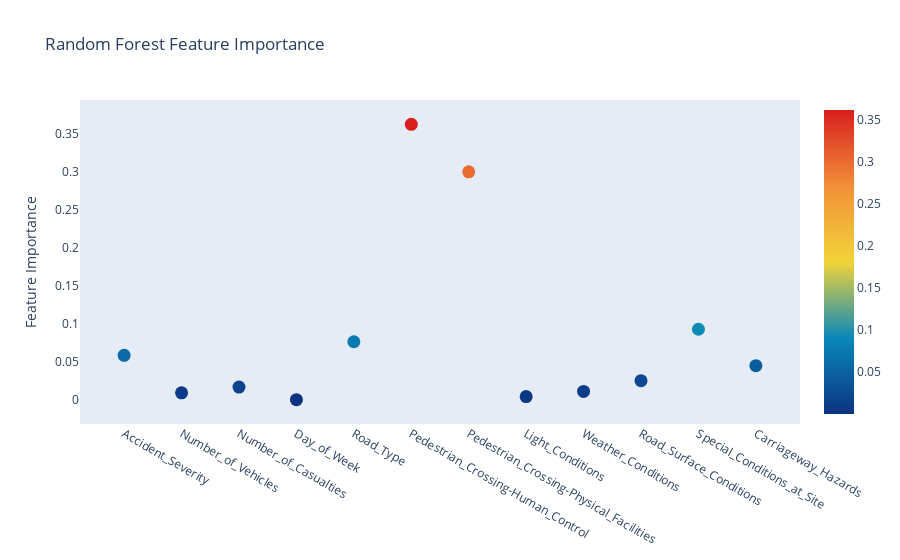

The cell this chart's notebook holds for it:
### Code cell
# Scatter plot 
trace = go.Scatter(
    y = rf.feature_importances_,
    x = accidents_model.columns.values,
    mode='markers',
    marker=dict(
        sizemode = 'diameter',
        sizeref = 1,
        size = 13,
        #size= rf.feature_importances_,
        #color = np.random.randn(500), #set color equal to a variable
        color = rf.feature_importances_,
        colorscale='Portland',
        showscale=True
    ),
    text = accidents_model.columns.values
)
data = [trace]

layout= go.Layout(
    autosize= True,
    title= 'Random Forest Feature Importance',
    hovermode= 'closest',
     xaxis= dict(
         ticklen= 5,
         showgrid=False,
        zeroline=False,
        showline=False
     ),
    yaxis=dict(
        title= 'Feature Importance',
        showgrid=False,
        zeroline=False,
        ticklen= 5,
        gridwidth= 2
    ),
    showlegend= False
)
fig = go.Figure(data=data, layout=layout)
py.iplot(fig,filename='scatter2010')

### Figure 1 — Plotly figure (JSON) as saved in the notebook; plotly's stock layout.template omitted (floating-point values rounded to 4 significant figures)
{"data": [{"marker": {"color": [0.05839, 0.009121, 0.0166, 6.493e-05, 0.07623, 0.3622, 0.2997, 0.004156, 0.01092, 0.02507, 0.09266, 0.04483], "colorscale": [[0, "rgb(12,51,131)"], [0.25, "rgb(10,136,186)"], [0.5, "rgb(242,211,56)"], [0.75, "rgb(242,143,56)"], [1, "rgb(217,30,30)"]], "showscale": true, "size": 13, "sizemode": "diameter", "sizeref": 1}, "mode": "markers", "text": ["Accident_Severity", "Number_of_Vehicles", "Number_of_Casualties", "Day_of_Week", "Road_Type", "Pedestrian_Crossing-Human_Control", "Pedestrian_Crossing-Physical_Facilities", "Light_Conditions", "Weather_Conditions", "Road_Surface_Conditions", "Special_Conditions_at_Site", "Carriageway_Hazards", "Did_Police_Officer_Attend_Scene_of_Accident"], "type": "scatter", "x": ["Accident_Severity", "Number_of_Vehicles", "Number_of_Casualties", "Day_of_Week", "Road_Type", "Pedestrian_Crossing-Human_Control", "Pedestrian_Crossing-Physical_Facilities", "Light_Conditions", "Weather_Conditions", "Road_Surface_Conditions", "Special_Conditions_at_Site", "Carriageway_Hazards", "Did_Police_Officer_Attend_Scene_of_Accident"], "y": [0.05839, 0.009121, 0.0166, 6.493e-05, 0.07623, 0.3622, 0.2997, 0.004156, 0.01092, 0.02507, 0.09266, 0.04483]}], "layout": {"autosize": true, "hovermode": "closest", "showlegend": false, "title": {"text": "Random Forest Feature Importance"}, "xaxis": {"showgrid": false, "showline": false, "ticklen": 5, "zeroline": false}, "yaxis": {"gridwidth": 2, "showgrid": false, "ticklen": 5, "title": {"text": "Feature Importance"}, "zeroline": false}}}
